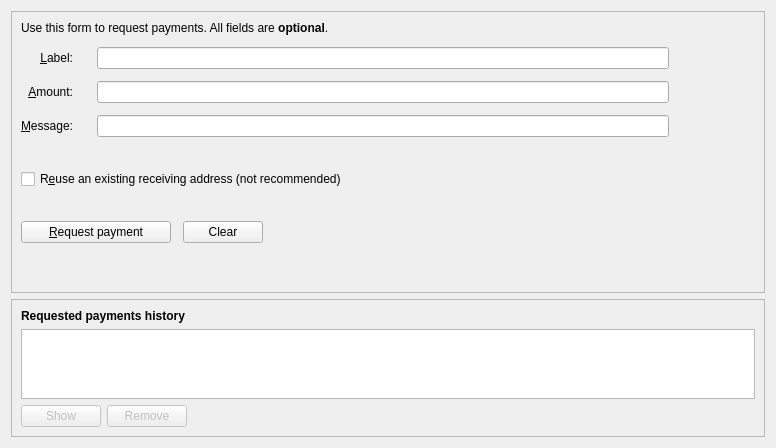
<?xml version="1.0" encoding="UTF-8"?>
<ui version="4.0">
 <class>ReceiveCoinsDialog</class>
 <widget class="QWidget" name="ReceiveCoinsDialog">
  <property name="geometry">
   <rect>
    <x>0</x>
    <y>0</y>
    <width>776</width>
    <height>364</height>
   </rect>
  </property>
  <layout class="QVBoxLayout" name="verticalLayout" stretch="0,0,1">
   <item>
    <widget class="QFrame" name="frame2">
     <property name="sizePolicy">
      <sizepolicy hsizetype="Preferred" vsizetype="Expanding">
       <horstretch>0</horstretch>
       <verstretch>0</verstretch>
      </sizepolicy>
     </property>
     <property name="frameShape">
      <enum>QFrame::StyledPanel</enum>
     </property>
     <property name="frameShadow">
      <enum>QFrame::Sunken</enum>
     </property>
     <layout class="QHBoxLayout" name="hwrapper">
     <item>
     <layout class="QVBoxLayout" name="verticalLayout_3">
      <item>
       <layout class="QGridLayout" name="gridLayout">
        <property name="spacing">
          <number>12</number>
        </property>
        
        <item row="6" column="0">
         <widget class="QLabel" name="label_message">
          <property name="toolTip">
           <string>An optional message to attach to the payment request, which will be displayed when the request is opened. Note: The message will not be sent with the payment over the IoP network.</string>
          </property>
          <property name="text">
           <string>&amp;Message:</string>
          </property>
          <property name="alignment">
           <set>Qt::AlignRight|Qt::AlignTrailing|Qt::AlignVCenter</set>
          </property>
          <property name="buddy">
           <cstring>reqMessage</cstring>
          </property>
         </widget>
        </item>
        <item row="4" column="2">
         <widget class="QLineEdit" name="reqLabel">
          <property name="toolTip">
           <string>An optional label to associate with the new receiving address.</string>
          </property>
         </widget>
        </item>
        <item row="6" column="2">
         <widget class="QLineEdit" name="reqMessage">
          <property name="toolTip">
           <string>An optional message to attach to the payment request, which will be displayed when the request is opened. Note: The message will not be sent with the payment over the IoP network.</string>
          </property>
         </widget>
        </item>
        <item row="2" column="0" colspan="3">
         <widget class="QLabel" name="label_5">
          <property name="text">
           <string>Use this form to request payments. All fields are &lt;b&gt;optional&lt;/b&gt;.</string>
          </property>
         </widget>
        </item>
        <item row="4" column="0">
         <widget class="QLabel" name="label_Label">
          <property name="toolTip">
           <string>An optional label to associate with the new receiving address.</string>
          </property>
          <property name="text">
           <string>&amp;Label:</string>
          </property>
          <property name="alignment">
           <set>Qt::AlignRight|Qt::AlignTrailing|Qt::AlignVCenter</set>
          </property>
          <property name="buddy">
           <cstring>reqLabel</cstring>
          </property>
         </widget>
        </item>
        <item row="5" column="0">
         <widget class="QLabel" name="label_amount">
          <property name="toolTip">
           <string>An optional amount to request. Leave this empty or zero to not request a specific amount.</string>
          </property>
          <property name="text">
           <string>&amp;Amount:</string>
          </property>
          <property name="alignment">
           <set>Qt::AlignRight|Qt::AlignTrailing|Qt::AlignVCenter</set>
          </property>
          <property name="buddy">
           <cstring>reqAmount</cstring>
          </property>
         </widget>
        </item>
        <item row="5" column="2">
         <widget class="IoPAmountField" name="reqAmount">
          <property name="minimumSize">
           <size>
            <width>80</width>
            <height>0</height>
           </size>
          </property>
          <property name="toolTip">
           <string>An optional amount to request. Leave this empty or zero to not request a specific amount.</string>
          </property>
         </widget>
        </item>
        <item row="7" column="2" >
           <spacer name="horizontalSpacer">
            <property name="orientation">
             <enum>Qt::Horizontal</enum>
            </property>
            <property name="sizeHint" stdset="0">
             <size>
              <width>10</width>
              <height>20</height>
             </size>
            </property>
           </spacer>
        </item>
        <item row="8" column="0" colspan="3">
         <widget class="QCheckBox" name="reuseAddress">
          <property name="toolTip">
           <string>Reuse one of the previously used receiving addresses. Reusing addresses has security and privacy issues. Do not use this unless re-generating a payment request made before.</string>
          </property>
          <property name="text">
           <string>R&amp;euse an existing receiving address (not recommended)</string>
          </property>
         </widget>
        </item>
        <item row="9" column="2" >
           <spacer name="horizontalSpacer">
            <property name="orientation">
             <enum>Qt::Horizontal</enum>
            </property>
            <property name="sizeHint" stdset="0">
             <size>
              <width>40</width>
              <height>20</height>
             </size>
            </property>
           </spacer>
        </item>
         <item row="11" column="2" >
           <spacer name="horizontalSpacer">
            <property name="orientation">
             <enum>Qt::Horizontal</enum>
            </property>
            <property name="sizeHint" stdset="0">
             <size>
              <width>40</width>
              <height>40</height>
             </size>
            </property>
           </spacer>
        </item>
        <item row="10" column="0" colspan="3">
         <layout class="QHBoxLayout" name="horizontalLayout">
          <item>
           <widget class="QPushButton" name="receiveButton">
            <property name="minimumSize">
             <size>
              <width>150</width>
              <height>0</height>
             </size>
            </property>
            <property name="text">
             <string>&amp;Request payment</string>
            </property>

           </widget>
          </item>
          <item>
           <widget class="QPushButton" name="clearButton">
            <property name="sizePolicy">
             <sizepolicy hsizetype="Minimum" vsizetype="Fixed">
              <horstretch>0</horstretch>
              <verstretch>0</verstretch>
             </sizepolicy>
            </property>
            <property name="toolTip">
             <string>Clear all fields of the form.</string>
            </property>
            <property name="text">
             <string>Clear</string>
            </property>
            <property name="autoDefault">
             <bool>false</bool>
            </property>
           </widget>
          </item>
          <item>
           <spacer name="horizontalSpacer">
            <property name="orientation">
             <enum>Qt::Horizontal</enum>
            </property>
            <property name="sizeHint" stdset="0">
             <size>
              <width>40</width>
              <height>20</height>
             </size>
            </property>
           </spacer>
          </item>
         </layout>
        </item>
       </layout>
      </item>
     </layout>
     </item>
     <item>
        <widget class="QWidget" name="rightSpacer">
          <property name="minimumSize">
           <size>
            <width>80</width>
            <height>40</height>
           </size>
          </property>
          <property name="maximumSize">
           <size>
            <width>80</width>
            <height>40</height>
           </size>
          </property>
        </widget>
      </item>
     </layout>
    </widget>
   </item>
   <item>
    <spacer name="verticalSpacer_2">
     <property name="orientation">
      <enum>Qt::Vertical</enum>
     </property>
     <property name="sizeHint" stdset="0">
      <size>
       <width>20</width>
       <height>10</height>
      </size>
     </property>
    </spacer>
   </item>
   <item>
    <widget class="QFrame" name="frame">
     <property name="sizePolicy">
      <sizepolicy hsizetype="Preferred" vsizetype="Expanding">
       <horstretch>0</horstretch>
       <verstretch>0</verstretch>
      </sizepolicy>
     </property>
     <property name="frameShape">
      <enum>QFrame::StyledPanel</enum>
     </property>
     <property name="frameShadow">
      <enum>QFrame::Raised</enum>
     </property>
     <layout class="QVBoxLayout" name="verticalLayout_2">
      <item>
       <widget class="QLabel" name="label_6">
        <property name="font">
         <font>
          <weight>75</weight>
          <bold>true</bold>
         </font>
        </property>
        <property name="text">
         <string>Requested payments history</string>
        </property>
       </widget>
      </item>
      <item>
       <widget class="QTableView" name="recentRequestsView">
        <property name="contextMenuPolicy">
         <enum>Qt::CustomContextMenu</enum>
        </property>
        <property name="tabKeyNavigation">
         <bool>false</bool>
        </property>
        <property name="sortingEnabled">
         <bool>true</bool>
        </property>
       </widget>
      </item>
      <item>
       <layout class="QHBoxLayout" name="horizontalLayout_2">
        <item>
         <widget class="QPushButton" name="showRequestButton">
          <property name="enabled">
           <bool>false</bool>
          </property>
          <property name="toolTip">
           <string>Show the selected request (does the same as double clicking an entry)</string>
          </property>
          <property name="text">
           <string>Show</string>
          </property>
          <property name="autoDefault">
           <bool>false</bool>
          </property>
         </widget>
        </item>
        <item>
         <widget class="QPushButton" name="removeRequestButton">
          <property name="enabled">
           <bool>false</bool>
          </property>
          <property name="toolTip">
           <string>Remove the selected entries from the list</string>
          </property>
          <property name="text">
           <string>Remove</string>
          </property>
          <property name="autoDefault">
           <bool>false</bool>
          </property>
         </widget>
        </item>
        <item>
         <spacer name="horizontalSpacer_2">
          <property name="orientation">
           <enum>Qt::Horizontal</enum>
          </property>
          <property name="sizeHint" stdset="0">
           <size>
            <width>40</width>
            <height>20</height>
           </size>
          </property>
         </spacer>
        </item>
       </layout>
      </item>
     </layout>
    </widget>
   </item>
  </layout>
 </widget>
 <customwidgets>
  <customwidget>
   <class>IoPAmountField</class>
   <extends>QLineEdit</extends>
   <header>iopamountfield.h</header>
   <container>1</container>
  </customwidget>
 </customwidgets>
 <tabstops>
  <tabstop>reqLabel</tabstop>
  <tabstop>reqAmount</tabstop>
  <tabstop>reqMessage</tabstop>
  <tabstop>reuseAddress</tabstop>
  <tabstop>receiveButton</tabstop>
  <tabstop>clearButton</tabstop>
  <tabstop>recentRequestsView</tabstop>
  <tabstop>showRequestButton</tabstop>
  <tabstop>removeRequestButton</tabstop>
 </tabstops>
 <resources>
  <include location="../iop.qrc"/>
 </resources>
 <connections/>
</ui>
